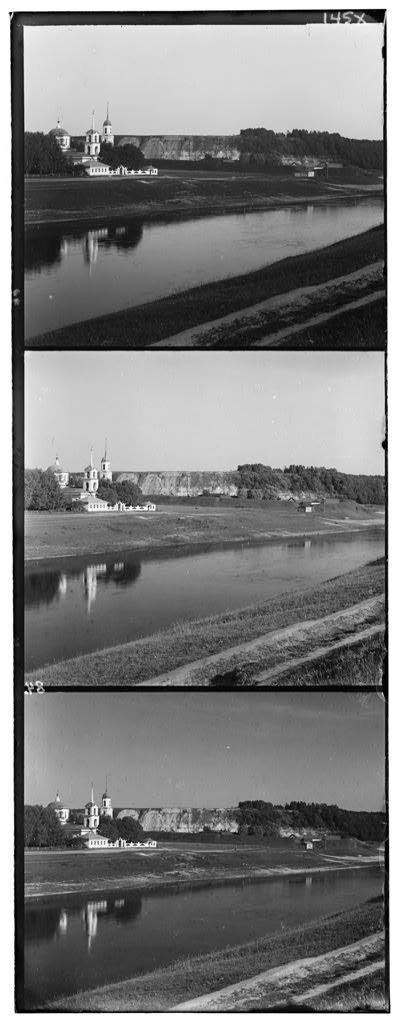
%> input picture assignment1/part1/part1_1.jpg, 400 x 1024 px
$ octave main_a1.m   (GNU Octave 9; MATLAB toolbox functions it lacks are replaced by stand-ins)
%> lines starting %> are read from the running program, lines starting %| are printed output that depends on the picture
### assignment1/part1/part1.m
% CSCI-UA.0480-001 Assignment 1, starter Matlab code
% Adapted from A. Efros
% Edited By Chris Jimenez(3/3/14)
% (http://graphics.cs.cmu.edu/courses/15-463/2010_fall/hw/proj1/)

% name of the input file
imname = 'part1_1.jpg';

% read in the image
fullim = imread(imname);
%> fullim is the input picture: size 1024x400 uint8; min 0, max 255, mean 124.2

% convert to double matrix (might want to do this later on to same memory)
fullim = im2double(fullim);
%> fullim: size 1024x400 double

% compute the height of each part (just 1/3 of total)
height = floor(size(fullim,1)/3);
%> height = 341
% separate color channels
B = fullim(1:height,:);
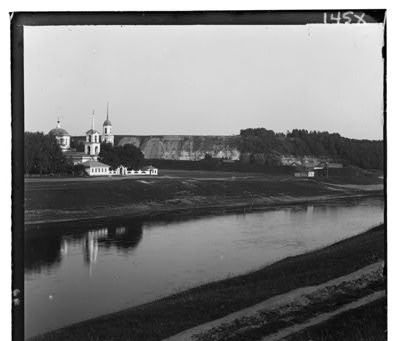
%> B: size 341x400 double; min 0, max 1, mean 0.494
G = fullim(height+1:height*2,:);
R = fullim(height*2+1:height*3,:);


% Align the images
% Functions that might be useful to you for aligning the images include:
% "circshift", "sum", and "imresize" (for multiscale)
fprintf('\nAligning channel G with channel B\n');
aG = align(G,B);
%> after the loop in align, `for i = -15 : 15`: best = 6106.9; x = 7; y = -1
%| image1 shifted by 7 in the x-direction, and -1 in the y-direction
fprintf('\nAligning channel R with channel B\n');
aR = align(R,B);
%| image1 shifted by 10 in the x-direction, and -2 in the y-direction

% create a color image (3D array)
% ... use the "cat" command
resultimage = cat(3,B, aG, aR);


% show the resulting image
% ... use the "imshow" command
figure
imshow(resultimage);

% save result image
imwrite(resultimage, 'result_image.png', 'png');

### assignment1/part1/align.m
% CSCI-UA.0480-001 Assignment 1, starter align() code
% By Chris Jimenez(3/3/14)

function [bestimage] = align(image1, image2)
%ALIGN This functions aligns two images together.
%   This function will align the two image inputs image1 and image2 and will
%   return the result of the alignment. In addition, the function will also
%   print out the displacement. So image1 will be manipulated(shifted) using
%   circshift() while image2, the base channel, will be left alone. We are
%   assuming also that image1 and image2 are the same dimensions.


%First we must resize the images
%image1 = imresize(image1, .75)
%image2 = imresize(image2, .75)


%best value initially set to 0, bestimage initially set to image1
best = intmax();
bestimage = image1;

%x and y displacements currently set to 0;
x = 0;
y = 0;


%iterate through [-15, 15]
for i = -15 : 15
    for j = -15 : 15

        %shifted image of image1
        shiftimg = circshift(image1, [i j]);

        ssd = sum(sum((shiftimg - image2).^2 ));

        %compare the ssd to the current best value...
        if ssd < best
            bestimage = shiftimg;
            best = ssd;
            x = i;
            y = j;

        end

    end
end

%print the x and y displacement
fprintf('image1 shifted by %d in the x-direction, and %d in the y-direction\n', x, y);

end

### assignment1/part2/part2.m
%   CSCI-UA.0480-001 Assignment 1 part 2
%   Harris Corner Detector
%   Created By Chris Jimenez(3/3/14)


%name of the input file
imname = 'einstein.jpg';

%read in the image
%image is already in grayscale
fullim = imread(imname);
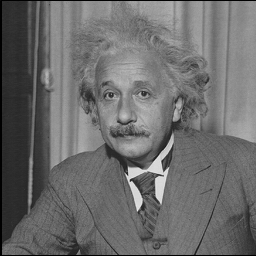
%> input picture assignment1/part1/einstein.jpg, 256 x 256 px
%> fullim is the input picture: size 256x256 uint8; min 0, max 236, mean 107.8

%convert image to double
fullim = im2double(fullim);
%> fullim: size 256x256 double

%1. Call cornerdet function on full image
[fullim, A] = cornerdet(fullim,5e-4,3,3);
%> in cornerdet, `crnrs = (M == nonmaxsuppress) & (nonmaxsuppress > threshold);`:
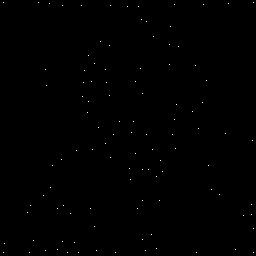
%> crnrs: size 256x256 logical; 0.16% white in thin lines or dots
%> in cornerdet, `[r, c] = find(crnrs);`: r = 107 values from 3 to 253; c = 107 values from 4 to 254
%> in cornerdet, `C = [c r];`: C = 107 rows, first 12: [4 3; 4 253; 5 244; 28 213; 30 253; 31 206; 34 241; 39 3; 44 196; 46 70; 46 251; 47 86]
%> A has the same summary as C in cornerdet

%Display image with corners superimposed...
figure, imshow(fullim), hold on
plot(A(:,1), A(:, 2),'r*');

%2. Call cornerdet function on rotated image(45 degrees) & display
rotatedimage = imrotate(fullim, 45);
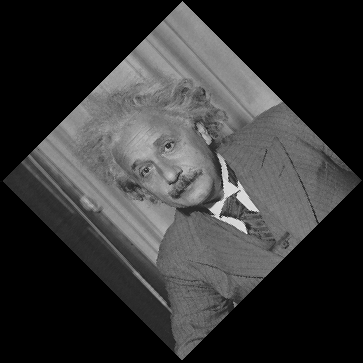
%> rotatedimage: size 363x363 double; min 0, max 0.925, mean 0.211
[rotatedimage, B] = cornerdet(rotatedimage,5e-4,3,3);
%> call 2 of cornerdet, with threshold = 0.0005, sigma = 3, radius = 3
%> in cornerdet (call 2), `Ixy = conv2(Ixy, w, 'same');`:
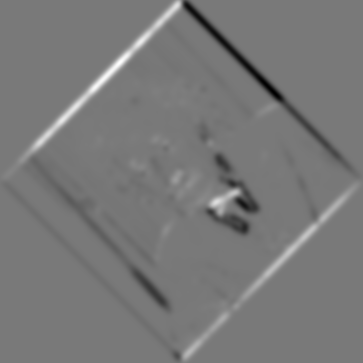
%> Ixy: size 363x363 double; min -0.683, max 0.753, mean -0.00337; drawn with min black and max white
%> in cornerdet (call 2), `crnrs = (M == nonmaxsuppress) & (nonmaxsuppress > threshold);`:
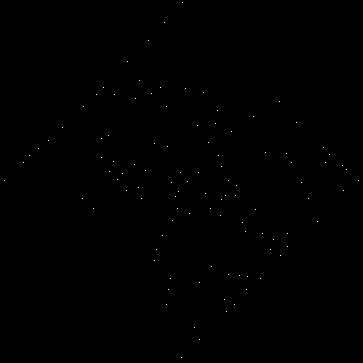
%> crnrs: size 363x363 logical; 0.08% white in thin lines or dots
%> in cornerdet (call 2), `[r, c] = find(crnrs);`: r = 105 values from 3 to 358; c = 105 values from 5 to 359
%> in cornerdet (call 2), `C = [c r];`: C = 105 rows, first 12: [5 181; 24 163; 30 156; 39 149; 49 141; 63 128; 83 199; 84 107; 94 209; 97 95; 102 139; 102 158]
%> B has the same summary as C in cornerdet

figure, imshow(rotatedimage), hold on
plot(B(:,1), B(:, 2),'r*');

%3. Call cornerdet function on intensified image(1.5) & display
intensifiedimage = fullim * 1.5;
[intensifiedimage, C] = cornerdet(intensifiedimage,5e-4,3,3);
%> in cornerdet (call 3), `crnrs = (M == nonmaxsuppress) & (nonmaxsuppress > threshold);`: crnrs: size 256x256 logical; 0.23% white in thin lines or dots
%> in cornerdet (call 3), `C = [c r];`: C = 148 rows, first 12: [4 3; 4 253; 5 244; 20 228; 28 213; 29 74; 29 94; 30 253; 31 206; 34 241; 37 227; 39 3]

figure, imshow(intensifiedimage), hold on
%> after `imshow(intensifiedimage)`:
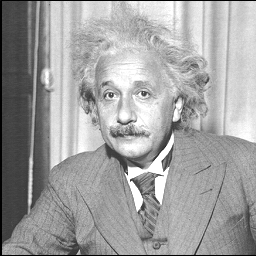
%> displayed picture: size 256x256, on the screen's scale of 0 to 255; min 0, max 255, mean 161
plot(C(:,1), C(:, 2),'r*');

%4. Call cornerdet function on halfed image & display
halfimage = imresize(fullim, .5);
[halfimage, D] = cornerdet(halfimage, 5e-4, 3, 3);
%> in cornerdet (call 4), `C = [c r];`: C = 41 rows, first 12: [3 2; 3 126; 16 103; 16 124; 22 3; 23 42; 28 81; 39 126; 40 4; 45 55; 54 23; 54 73]
%> D has the same summary as C in cornerdet

figure, imshow(halfimage), hold on
plot(D(:,1), D(:, 2),'r*');

### assignment1/part2/cornerdet.m
function [im, C]= cornerdet( im, threshold, sigma, radius )
%CORNERDET this function looks for corners in an image
%   function looks for corners in an image using the given input variables:
%       im = image where corners are being looked for
%       threshold = "cornerness" theshold
%       sigma = stand. dev. of Gauss. used to smooth 2nd moment matrix
%       radius = radisu of non-maximal suppression;
%   output:
%       im = the original input image
%       C = The corner coordinates [c r]

%1 define filters used to computer image derivatives--good
%this particular one is the Sobel
dx = [ -1 0 1 ; -2 0 2 ; -1 0 1 ];
dy = dx';

%2 compute the actual image derivatives--good
Ix = conv2(im, dx,'same');
Iy = conv2(im, dy,'same');

%3 generate the Guassian smoothing filter
w = fspecial('gaussian', (6*sigma), sigma);

%4 compute the squared derivative valus
Ixsqrd = Ix.^2;
Iysqrd = Iy.^2;
Ixy = Ix .* Iy;

%5 computer smoothed versions of the above...
Ixsqrd = conv2(Ixsqrd,w, 'same');
Iysqrd = conv2(Iysqrd, w, 'same');
Ixy = conv2(Ixy, w, 'same');


%6 Computer cornerness measure M
det = (Ixsqrd.*Iysqrd) - Ixy.^2;
trace = Ixsqrd + Iysqrd;
k = 0.04;

M = det - k*(trace).^2;


%7 Perform non-maximal suppression
nonmaxsuppress = ordfilt2(M, radius^2, ones(radius));

%Find coordinates of the corner points
%Let C be corner coordinates
crnrs = (M == nonmaxsuppress) & (nonmaxsuppress > threshold);
[r, c] = find(crnrs);
C = [c r];


% [5 lines of commented-out code are left out]

end

### assignment1/part3/part3.m
% CSCI-UA.0480-001 Assignment 1 part 3
% Scale invariance
% Created By Chris Jimenez(3/3/14)


% name of the input image file
imname = 'einstein.jpg';

%Arbitrary sigma value b/w 2-4
sigma = 3;

%specific row and column were looking at
row = 186;
col = 148;

%STEP 1...
%generate a Laplacian filter of standard deviation sigma
dxx = [1 -2 1];
dyy = dxx';

%create 2D Gaussian filter
h = fspecial('gaussian', sigma*6, sigma);

%computing x and y operator
partderxx = conv2(h, dxx, 'valid');
partderyy = conv2(h, dyy, 'valid');

%Crop x and y operator for addition
partderxx = partderxx(1:end -2, :);
partderyy = partderyy(:,1:end -2);

%visualize lap using mesh()
lapfilter = partderxx +partderyy;
figure
mesh(lapfilter)

%STEP 2...
% read in the image
fullim = imread(imname);
fullim = im2double(fullim);

% half the image
halfim = imresize(fullim, .50);

%STEP 3...

a = [ ];
b = [ ];
c = [ ];
d = [ ];
sigvals = [];

%iterate through sig 3- 15 in increments of 0.4
for sig = 3:0.4:15
    g = fspecial('gaussian', round(sig*6), sig);


    partderxx = conv2(g, dxx, 'valid');
    partderyy = conv2(g, dyy, 'valid');

    %Crop x and y operator for addition
    partderxx = partderxx(1:end -2, :);
    partderyy = partderyy(:,1:end -2);

    %calculate lap filter and its normal
    lapfilter = partderxx + partderyy;
    normlapfilter = (sig.^2)*lapfilter;

    %Convolve full and half image with lap filter
    fullimconv = conv2(fullim, lapfilter,'same');
    halfimconv = conv2(halfim, lapfilter,'same');

    %Convolve full and half image with norm version of lap filter
    fullimconvN = conv2(fullim, normlapfilter,'same');
    halfimconvN = conv2(halfim, normlapfilter,'same');

    %Record the four numbers...
    a(end+1) = fullimconv(row, col);
    b(end+1) = halfimconv(row/2, col/2);

    c(end+1) = fullimconvN(row, col);
    d(end+1) = halfimconvN(row/2, col/2);

    sigvals(end+1) = sig;


end
%> after the loop, a = 31 values, max 0.00434 at index 8, min -0.0062 at index 1, mean 0.000862; b = 31 values, max 0.0137 at index 1, min -0.0015 at index 12, mean 0.000983; c = 31 values, max 0.167 at index 10, min -0.0754 at index 31, mean 0.0425; d = 31 values, max 0.158 at index 3, min -0.0988 at index 17, mean -0.0403; sigvals = 31 values from 3 to 15

%Display the plot of Laplacian operator normalized and not normalized
figure
subplot(2,1,1);
plot(sigvals, a, sigvals, b)
title('Laplacian Operator v. Sigma');
xlabel('Sigma');
subplot(2,1,2);
plot(sigvals, c, sigvals, d)
title('Normalized Laplacian Operator v. Sigma');
xlabel('Sigma');

%Determine peak for radius values...
%> the run ends on the next line
full_normlappeak = findpeaks(c);
half_normlappeak = findpeaks(d);

r1 = max(full_normlappeak);
r2 = max(half_normlappeak);

%Display images with ellipses superimposed at row col location
figure, imshow(fullim), hold on
imellipse(gca, [col row r1 r1]);

figure, imshow(halfim), hold on
imellipse(gca, [col/2 row/2 r2 r2]);

### assignment1/main_a1.m
% CSCI-UA.0480-001 Assignment 1
% Main script to run part 1-4
% By Chris Jimenez(3/3/14)

run part1/part1.m
run part2/part2.m
run part3/part3.m
